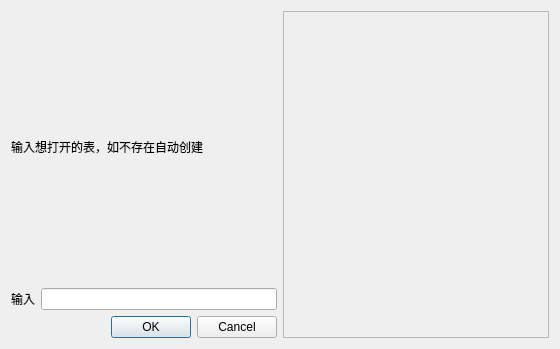
<?xml version="1.0" encoding="UTF-8"?>
<ui version="4.0">
 <class>TableDialog</class>
 <widget class="QDialog" name="TableDialog">
  <property name="geometry">
   <rect>
    <x>0</x>
    <y>0</y>
    <width>560</width>
    <height>349</height>
   </rect>
  </property>
  <property name="windowTitle">
   <string>Dialog</string>
  </property>
  <layout class="QHBoxLayout" name="horizontalLayout_2">
   <item>
    <layout class="QVBoxLayout" name="verticalLayout">
     <item>
      <widget class="QLabel" name="labelhint">
       <property name="text">
        <string>输入想打开的表，如不存在自动创建</string>
       </property>
      </widget>
     </item>
     <item>
      <layout class="QHBoxLayout" name="horizontalLayout">
       <item>
        <widget class="QLabel" name="label">
         <property name="text">
          <string>输入</string>
         </property>
        </widget>
       </item>
       <item>
        <widget class="QLineEdit" name="lineEdit"/>
       </item>
      </layout>
     </item>
     <item>
      <widget class="QDialogButtonBox" name="buttonBox">
       <property name="orientation">
        <enum>Qt::Horizontal</enum>
       </property>
       <property name="standardButtons">
        <set>QDialogButtonBox::Cancel|QDialogButtonBox::Ok</set>
       </property>
      </widget>
     </item>
    </layout>
   </item>
   <item>
    <widget class="QScrollArea" name="scrollArea">
     <property name="widgetResizable">
      <bool>true</bool>
     </property>
     <widget class="QWidget" name="scrollAreaWidgetContents">
      <property name="geometry">
       <rect>
        <x>0</x>
        <y>0</y>
        <width>263</width>
        <height>325</height>
       </rect>
      </property>
     </widget>
    </widget>
   </item>
  </layout>
 </widget>
 <resources/>
 <connections>
  <connection>
   <sender>buttonBox</sender>
   <signal>rejected()</signal>
   <receiver>TableDialog</receiver>
   <slot>reject()</slot>
   <hints>
    <hint type="sourcelabel">
     <x>316</x>
     <y>260</y>
    </hint>
    <hint type="destinationlabel">
     <x>286</x>
     <y>274</y>
    </hint>
   </hints>
  </connection>
  <connection>
   <sender>buttonBox</sender>
   <signal>accepted()</signal>
   <receiver>TableDialog</receiver>
   <slot>accept()</slot>
   <hints>
    <hint type="sourcelabel">
     <x>248</x>
     <y>254</y>
    </hint>
    <hint type="destinationlabel">
     <x>157</x>
     <y>274</y>
    </hint>
   </hints>
  </connection>
 </connections>
</ui>
